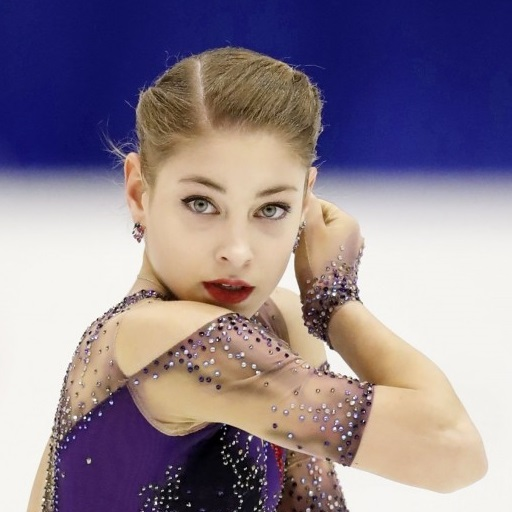
#> input picture Homework 05/image.png, 512 x 512 px
$ jupyter execute Homework_05_Solution.ipynb
#> lines starting #> are read from the running program, lines starting #| are printed output that depends on the picture
[cell 1]
import numpy as np
import matplotlib.pyplot as plt
from scipy.stats import binom
from scipy.stats import uniform
from sklearn.manifold import TSNE
from PIL import Image
import requests
from io import BytesIO

[cell 2]
A = np.array([[4, 2, 2, 1],
              [0, 2, -1, -2]])

U, S, Vt = np.linalg.svd(A)

print("A:")
print(A)
print(f"\nU: {U.shape}")
print(U)
print(f"\nS: {S}")
print(f"\nVt: {Vt.shape}")
print(Vt[:2])

[cell 3]
image = Image.open('image.png').convert('L').resize((512, 512))
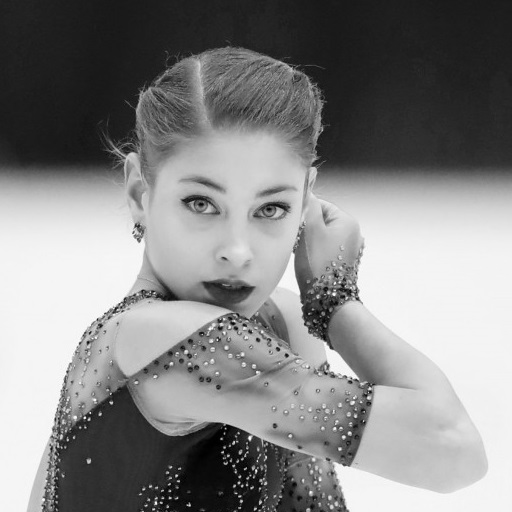
#> image: PIL image 512x512 L; min 0, max 255, mean 134.8
X_matrix = np.array(image).astype(np.float64)

# PCA
X_mean = np.mean(X_matrix, axis=0)
#> X_mean = 512 values, max 167 at index 14, min 100.1 at index 326, mean 134.8
X_centered = X_matrix - X_mean
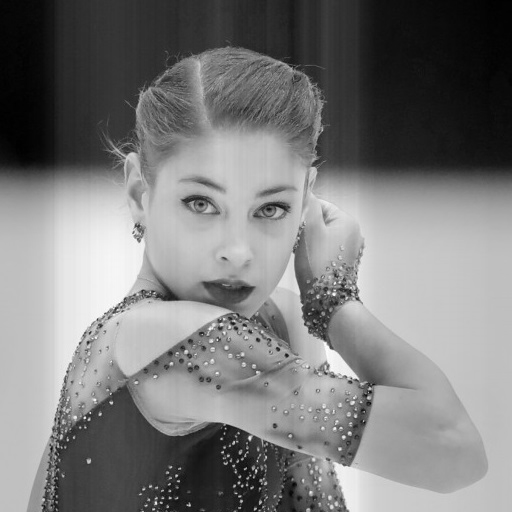
#> X_centered: shape (512, 512) float64; min -142, max 149.5, mean 0; drawn with min black and max white
cov_matrix = np.cov(X_centered.T)
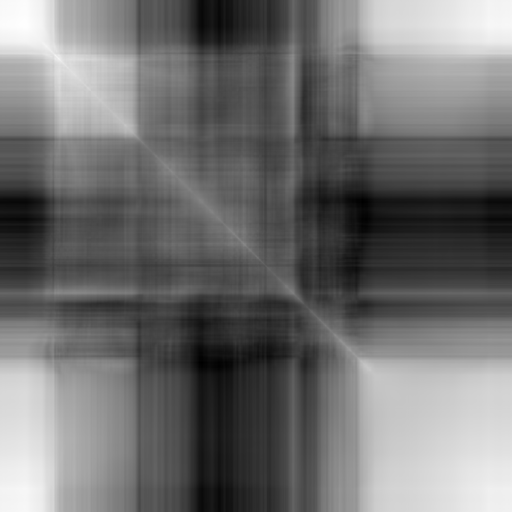
#> cov_matrix: shape (512, 512) float64; min -541.5, max 9728.3, mean 3992.9; drawn with min black and max white
eigenvalues, eigenvectors = np.linalg.eigh(cov_matrix)
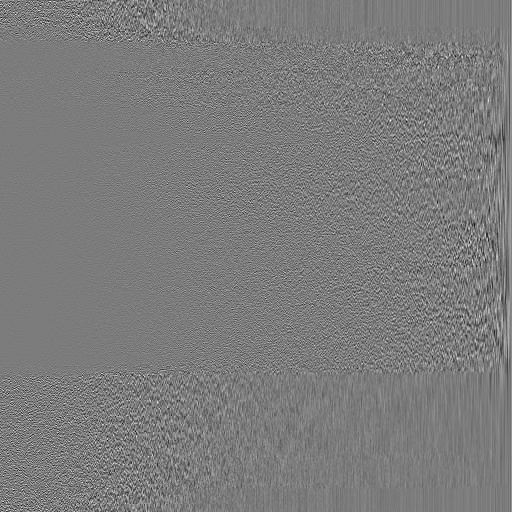
#> eigenvectors: shape (512, 512) float64; min -0.279, max 0.294, mean 0.000118; drawn with min black and max white
#> eigenvalues = 512 values from -2.74e-11 to 2330895.2

idx = eigenvalues.argsort()[::-1]
#> idx = 512 values, max 511 at index 0, min 0 at index 511, mean 255.5
eigenvalues = eigenvalues[idx]
#> eigenvalues = 512 values, max 2330895.2 at index 0, min -2.74e-11 at index 511, mean 6579.2
eigenvectors = eigenvectors[:, idx]
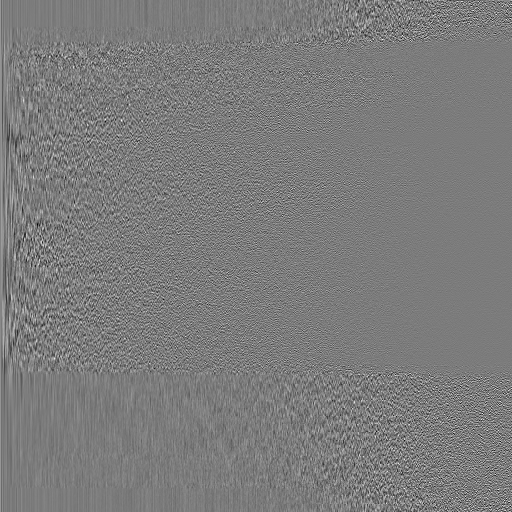
#> eigenvectors: shape (512, 512) float64; min -0.279, max 0.294, mean 0.000118; drawn with min black and max white

cumulative_variance = np.cumsum(eigenvalues) / np.sum(eigenvalues)
#> cumulative_variance = 512 values from 0.692 to 1
n_components = np.argmax(cumulative_variance >= 0.70) + 1
#> n_components = 2

principal_components = eigenvectors[:, :n_components]
#> principal_components = 512 pairs, first value 0.00975 to 0.0609, second value -0.0416 to 0.0775
X_projected = X_centered @ principal_components
#> X_projected = 512 pairs, first value -2351.2 to 1823.9, second value -1689.2 to 1186.4
X_reconstructed = np.clip(X_projected @ principal_components.T + X_mean, 0, 255)
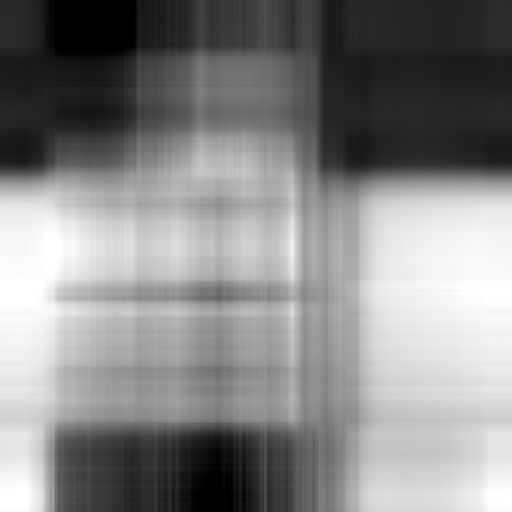
#> X_reconstructed: shape (512, 512) float64; min 0, max 255, mean 135

plt.figure(figsize=(10, 4))
plt.subplot(1, 2, 1)
plt.imshow(X_matrix, cmap='gray')
plt.title('Original')
plt.axis('off')

plt.subplot(1, 2, 2)
plt.imshow(X_reconstructed.astype(np.uint8), cmap='gray')
plt.title(f'{n_components} components ({cumulative_variance[n_components-1]:.1%} variance)')
plt.axis('off')
plt.show()
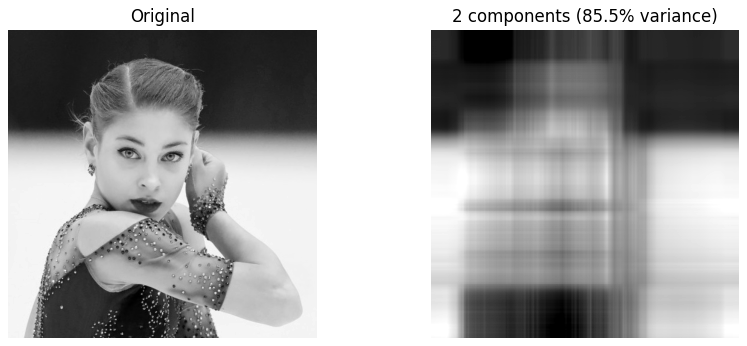
#> figure drawn by matplotlib, 2 panels

print(f"Components for 70% variance: {n_components}")
#| Components for 70% variance: 2
print(f"Note: Person is unrecognizable with only {n_components} components")
#| Note: Person is unrecognizable with only 2 components

[cell 4]
component_counts = [2, 10, 30, 50, 100, 200]
fig, axes = plt.subplots(2, 3, figsize=(12, 8))
axes = axes.ravel()

for idx, n_comp in enumerate(component_counts):
    pc = eigenvectors[:, :n_comp]
    X_recon = np.clip((X_centered @ pc) @ pc.T + X_mean, 0, 255)
    axes[idx].imshow(X_recon.astype(np.uint8), cmap='gray')
    axes[idx].set_title(f'{n_comp} comp ({cumulative_variance[n_comp-1]*100:.1f}%)')
    axes[idx].axis('off')

plt.tight_layout()
plt.show()
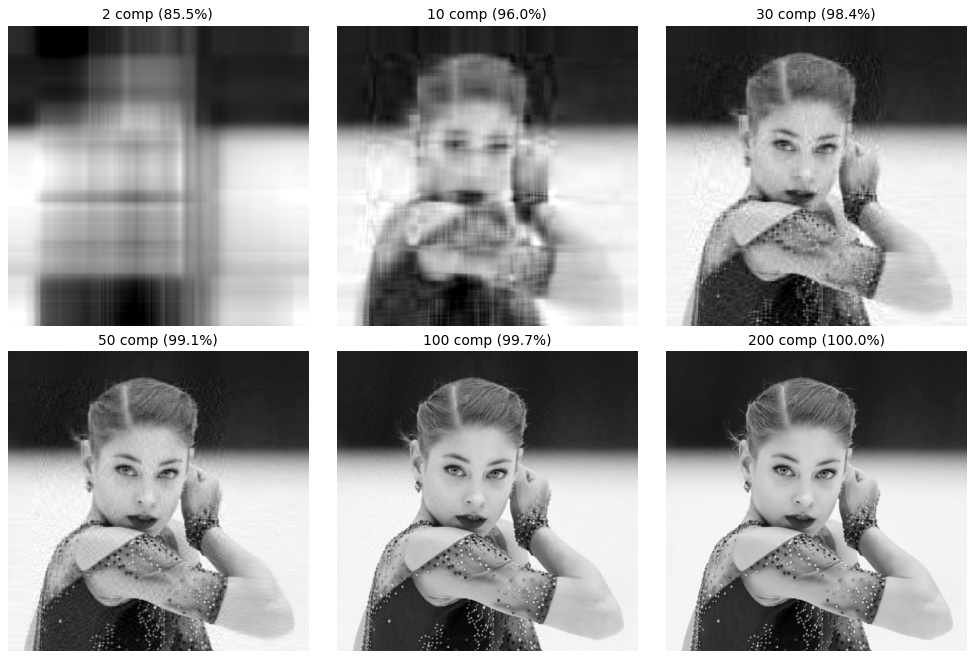
#> figure drawn by matplotlib, 6 panels

[cell 5]
# P: Binomial(n=2, p=0.4)
P = np.array([binom.pmf(k, 2, 0.4) for k in range(3)])
# Q: Uniform
Q = np.array([1/3, 1/3, 1/3])

print("P:", P)
print("Q:", Q)

# Calculate KL divergences
KL_P_Q = sum(P[i] * np.log(P[i] / Q[i]) for i in range(3) if P[i] > 0)
KL_Q_P = sum(Q[i] * np.log(Q[i] / P[i]) for i in range(3) if P[i] > 0)

print(f"\nKL(P||Q) = {KL_P_Q:.6f}")
print(f"KL(Q||P) = {KL_Q_P:.6f}")
print(f"\nNote: KL(P||Q) ≠ KL(Q||P)")

[cell 6]
# Generate donut dataset
N1, N2 = 100, 200
R_inner, R_outer = 1, 3

# Inner ring
R1 = np.random.normal(R_inner, 0.1, N1)
A1 = np.random.uniform(0, 2*np.pi, N1)
X1 = np.column_stack([R1 * np.cos(A1), R1 * np.sin(A1)])

# Outer ring
R2 = np.random.normal(R_outer, 0.1, N2)
A2 = np.random.uniform(0, 2*np.pi, N2)
X2 = np.column_stack([R2 * np.cos(A2), R2 * np.sin(A2)])

X = np.vstack([X1, X2])
Y = np.concatenate([np.zeros(N1), np.ones(N2)])

[cell 7]
plt.scatter(X[:, 0], X[:, 1], c=Y)
plt.title('Original Donut Data')
plt.show()

[cell 8]
tsne = TSNE(n_components=2, perplexity=30, max_iter=1000, random_state=42)
Z = tsne.fit_transform(X)

plt.scatter(Z[:, 0], Z[:, 1], c=Y)
plt.title('t-SNE Embedding')
plt.show()
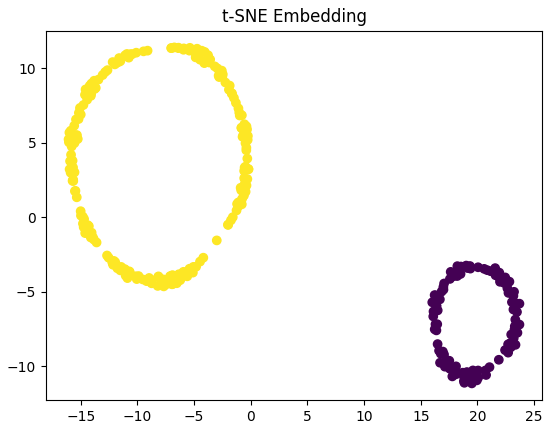
#> figure drawn by matplotlib, 1 panel

[cell 9]
# Perplexity experiments
fig, axes = plt.subplots(2, 3, figsize=(12, 8))
axes = axes.ravel()

for idx, perp in enumerate([5, 10, 30, 50, 100, 200]):
    tsne = TSNE(n_components=2, perplexity=perp, max_iter=1000, random_state=42)
    Z_perp = tsne.fit_transform(X)
    axes[idx].scatter(Z_perp[:, 0], Z_perp[:, 1], c=Y, cmap='viridis')
    axes[idx].set_title(f'Perplexity = {perp}')

plt.tight_layout()
plt.show()
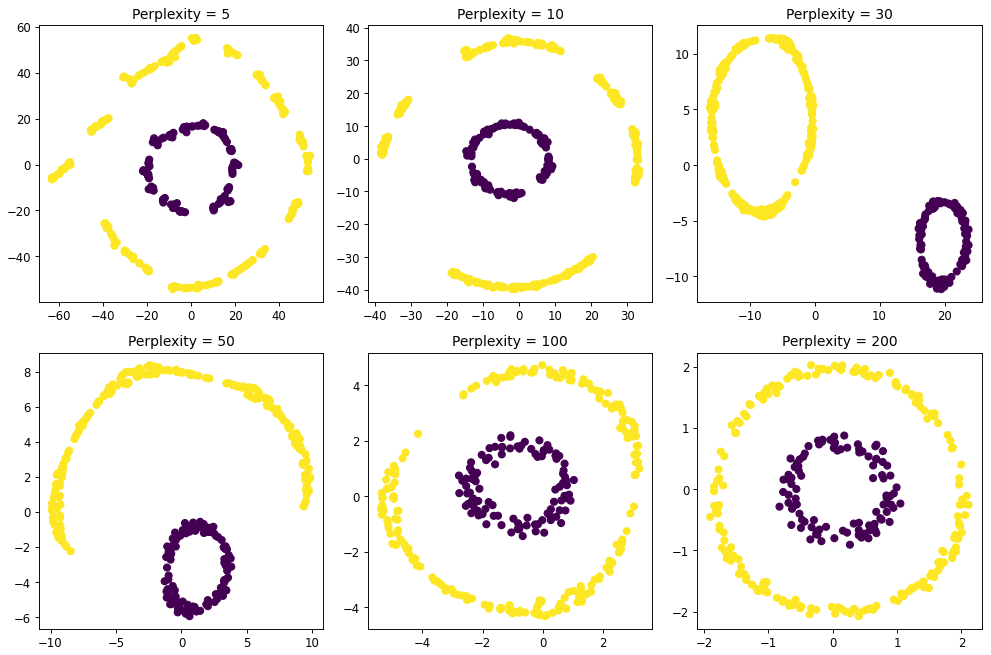
#> figure drawn by matplotlib, 6 panels
